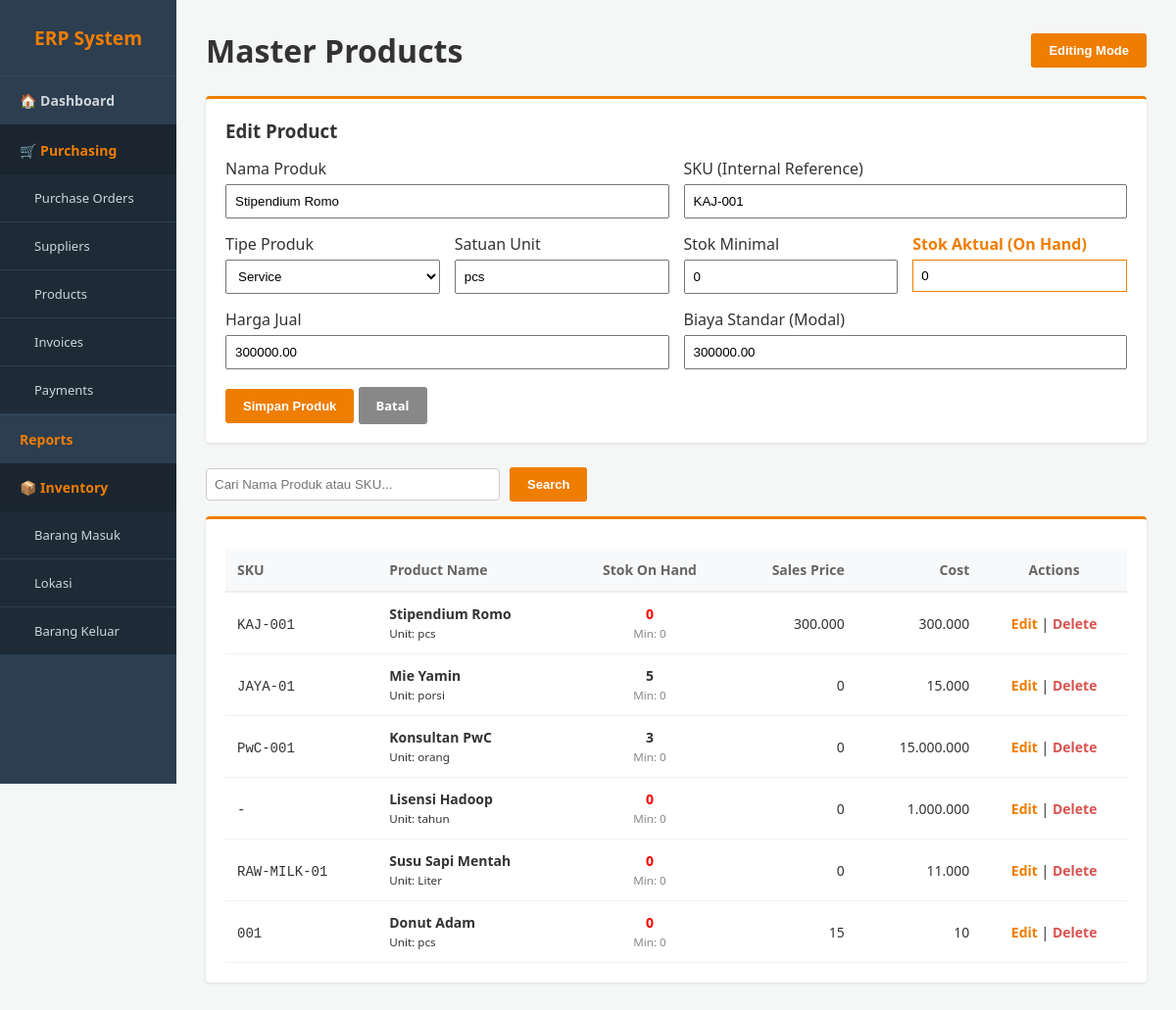
/product.php?edit=10, run on the app's committed database.
### tables this page shows
CREATE TABLE `product` (
  `id_product` int(11) NOT NULL,
  `nama_product` varchar(100) NOT NULL,
  `sku` varchar(50) DEFAULT NULL,
  `tipe_product` enum('storable','consumable','service') DEFAULT 'storable',
  `harga_jual` decimal(15,2) DEFAULT 0.00,
  `biaya_standar` decimal(15,2) DEFAULT 0.00,
  `stok_minimal` int(11) DEFAULT 0,
  `stok_aktual` int(11) DEFAULT 0,
  `satuan_unit` varchar(10) DEFAULT 'pcs'
);

### product.php (the view, shortened to what this page needs)
<?php
include 'config.php';
include 'header.php';
$val = [
    'id_product' => '', 'nama_product' => '', 'sku' => '',
    'tipe_product' => 'storable', 'harga_jual' => 0,
    'biaya_standar' => 0, 'satuan_unit' => 'pcs', 'stok_minimal' => 0, 'stok_aktual' => 0
];
if (isset($_GET['edit'])) {
    $id = $_GET['edit'];
    $res = mysqli_query($conn, "SELECT * FROM product WHERE id_product = $id");
    if ($res) $val = mysqli_fetch_assoc($res);
}
?>
<div class="header-bar">
    <h1>Master Products</h1>
    <button onclick="toggleForm()" class="btn-orange">
        <?= isset($_GET['edit']) ? 'Editing Mode' : '+ Create New Product' ?>
    </button>
</div>
<div id="form-product" class="card" style="display: <?= isset($_GET['edit']) ? 'block' : 'none' ?>; margin-bottom: 25px;">
    <h3 style="margin-bottom: 15px;"><?= empty($val['id_product']) ? 'Add New' : 'Edit' ?> Product</h3>
    <form method="POST" action="product.php">
        <div style="display: grid; grid-template-columns: repeat(4, 1fr); gap: 15px;">
            <div style="grid-column: span 2;">
                <label>Nama Produk</label>
                <input type="text" name="nama_product" style="width:100%; padding:8px; margin-top:5px;" value="<?= $val['nama_product'] ?>" required>
            </div>
            <div style="grid-column: span 2;">
                <label>SKU (Internal Reference)</label>
                <input type="text" name="sku" style="width:100%; padding:8px; margin-top:5px;" value="<?= $val['sku'] ?>" placeholder="e.g. LAP-001">
            </div>
            <div>
                <label>Tipe Produk</label>
                <select name="tipe_product" style="width:100%; padding:8px; margin-top:5px;">
                    <option value="service" <?= $val['tipe_product'] == 'service' ? 'selected' : '' ?>>Service</option>
                </select>
            </div>
            <div>
                <label>Satuan Unit</label>
                <input type="text" name="satuan_unit" style="width:100%; padding:8px; margin-top:5px;" value="<?= $val['satuan_unit'] ?>">
            </div>
            <div>
                <label>Stok Minimal</label>
                <input type="number" name="stok_minimal" style="width:100%; padding:8px; margin-top:5px;" value="<?= $val['stok_minimal'] ?>">
            </div>
            <div>
                <label style="color: #ef7d00; font-weight: bold;">Stok Aktual (On Hand)</label>
                <input type="number" name="stok_aktual" style="width:100%; padding:8px; margin-top:5px; border: 1px solid #ef7d00;" value="<?= $val['stok_aktual'] ?>">
            </div>
            <div style="grid-column: span 2;">
                <label>Harga Jual</label>
                <input type="number" step="0.01" name="harga_jual" style="width:100%; padding:8px; margin-top:5px;" value="<?= $val['harga_jual'] ?>">
            </div>
            <div style="grid-column: span 2;">
                <label>Biaya Standar (Modal)</label>
                <input type="number" step="0.01" name="biaya_standar" style="width:100%; padding:8px; margin-top:5px;" value="<?= $val['biaya_standar'] ?>">
            </div>
        </div>
        <div style="margin-top: 20px;">
            <button type="submit" name="save_product" class="btn-orange">Simpan Produk</button>
            <a href="product.php" class="btn-orange" style="background:#888; text-decoration:none;">Batal</a>
        </div>
    </form>
</div>
<div style="margin-bottom: 15px;">
    <form method="GET" action="product.php" style="display:flex; gap:10px; align-items:center;">
        <input type="text" name="search" placeholder="Cari Nama Produk atau SKU..." style="padding: 8px; width: 300px; border: 1px solid #ccc; border-radius: 4px;" value="<?= isset($_GET['search']) ? htmlspecialchars($_GET['search']) : '' ?>">
        <button type="submit" class="btn-orange">Search</button>
    </form>
</div>
<div class="card">
    <table>
        <thead>
            <tr>
                <th>SKU</th>
                <th>Product Name</th>
                <th style="text-align:center">Stok On Hand</th>
                <th style="text-align:right">Sales Price</th>
                <th style="text-align:right">Cost</th>
                <th style="text-align:center">Actions</th>
            </tr>
        </thead>
        <tbody>
            <?php
            $search_query = "";
            $result = mysqli_query($conn, "SELECT * FROM product $search_query ORDER BY id_product DESC");
            if (mysqli_num_rows($result) > 0) {
                while($row = mysqli_fetch_assoc($result)) {
                    $stok_style = ($row['stok_aktual'] <= $row['stok_minimal']) ? "color:red; font-weight:bold;" : "font-weight:bold;";
                    echo "<tr>
                        <td><code>" . ($row['sku'] ?: '-') . "</code></td>
                        <td><strong>{$row['nama_product']}</strong><br><small>Unit: {$row['satuan_unit']}</small></td>
                        <td style='text-align:center; $stok_style'>
                            {$row['stok_aktual']} <br>
                            <small style='color:#888; font-weight:normal;'>Min: {$row['stok_minimal']}</small>
                        </td>
                        <td style='text-align:right'>" . number_format($row['harga_jual'], 0, ',', '.') . "</td>
                        <td style='text-align:right'>" . number_format($row['biaya_standar'], 0, ',', '.') . "</td>
                        <td style='text-align:center'>
                            <a href='product.php?edit={$row['id_product']}' style='color:#ef7d00; text-decoration:none; font-weight:bold;'>Edit</a> |
                            <a href='product.php?delete={$row['id_product']}' style='color:#d9534f; text-decoration:none; font-weight:bold;' onclick='return confirm(\"Hapus produk ini?\")'>Delete</a>
                        </td>
                    </tr>";
                }
            } else {
                echo "<tr><td colspan='6' style='text-align:center; padding:20px;'>Belum ada data produk.</td></tr>";
            }
            ?>
        </tbody>
    </table>
</div>
<?php echo "</div></body></html>"; ?>

### header.php (style rules this page uses)
* { box-sizing: border-box; margin: 0; padding: 0; }
body { font-family: 'Segoe UI', Arial, sans-serif; background-color: #f4f7f6; display: flex; color: #333; }
.header-bar { display: flex; justify-content: space-between; align-items: center; margin-bottom: 25px; }
.card { background: white; padding: 20px; border-radius: 4px; box-shadow: 0 1px 3px rgba(0,0,0,0.1); border-top: 3px solid #ef7d00; }
table { width: 100%; border-collapse: collapse; margin-top: 10px; font-size: 14px; }
table th { background-color: #f8f9fa; text-align: left; padding: 12px; border-bottom: 2px solid #eee; color: #666; }
table td { padding: 12px; border-bottom: 1px solid #f1f1f1; }
.btn-orange { background-color: #ef7d00; color: white; padding: 10px 18px; border: none; border-radius: 3px; cursor: pointer; text-decoration: none; font-size: 13px; font-weight: bold; }

### data on the page
product: nama_product "Stipendium Romo", sku "KAJ-001", tipe_product "Service", satuan_unit "pcs", stok_minimal "0", stok_aktual "0", harga_jual "300000.00", biaya_standar "300000.00", harga_jual "300.000", biaya_standar "300.000"
product: sku "JAYA-01", nama_product "Mie Yamin", satuan_unit "porsi", stok_aktual "5", stok_minimal "0", harga_jual "0", biaya_standar "15.000"
product: sku "PwC-001", nama_product "Konsultan PwC", satuan_unit "orang", stok_aktual "3", stok_minimal "0", harga_jual "0", biaya_standar "15.000.000"
product: sku "-", nama_product "Lisensi Hadoop", satuan_unit "tahun", stok_aktual "0", stok_minimal "0", harga_jual "0", biaya_standar "1.000.000"
product: sku "RAW-MILK-01", nama_product "Susu Sapi Mentah", satuan_unit "Liter", stok_aktual "0", stok_minimal "0", harga_jual "0", biaya_standar "11.000"
product: sku "001", nama_product "Donut Adam", satuan_unit "pcs", stok_aktual "0", stok_minimal "0", harga_jual "15", biaya_standar "10"
